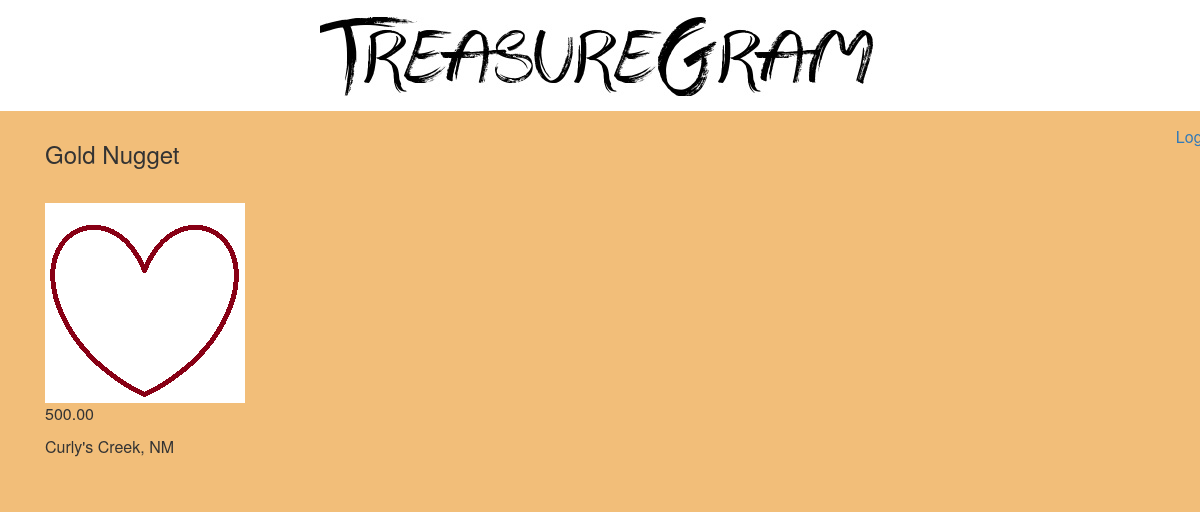
The app's page /1/, older data.
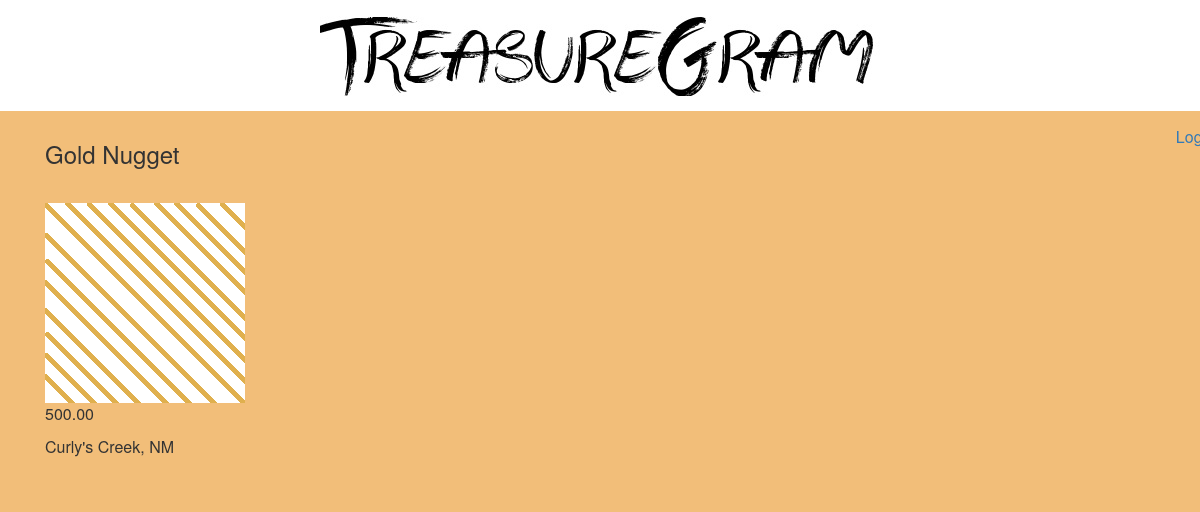
The same page, newer data.
### main_app/models.py (models this page shows, shortened)
class Treasure(models.Model):
	user = models.ForeignKey(User)
	name = models.CharField(max_length=100)
	value = models.DecimalField(max_digits=10,
								decimal_places=2)
	material = models.CharField(max_length=100)
	location = models.CharField(max_length=100)
	image = models.ImageField(upload_to = 'treasure_images',
		default = 'media/default.png')

### main_app/views.py (the view)
def detail(request, treasure_id):
	treasure = Treasure.objects.get(id=treasure_id)
	return render(request, 'detail.html', {'treasure': treasure})

### main_app/templates/detail.html
{% extends 'base.html' %}
{% load staticfiles %}
	{% block content %}
		<div class="panel-heading">
			<h3>{{ treasure.name }}</h3>
		</div>
		<div class="panel-body">
			<div class="treasure-photo-detail">
				<img src="{{ treasure.image.url }}" height="200">
			</div>
			<div>
				<p>{{ treasure.value }}</p>
				<p>{{ treasure.location }}</p>
			</div>
		</div>
	{% endblock %}

Row changes from the older to the newer data that the page shows:
changed Treasure "Gold Nugget": image: picture added in place of a placeholder
